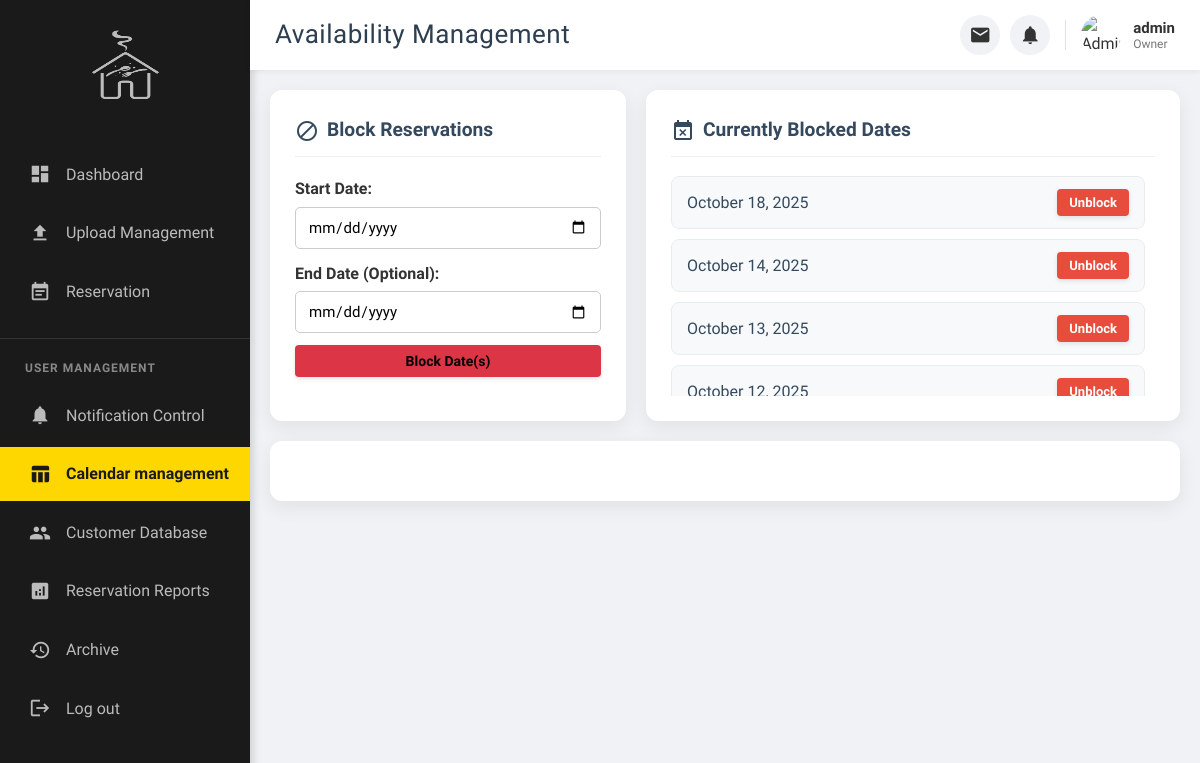
Screenshot of /table_management.php (signed in) with the database file from the repository.
### tables this page shows
CREATE TABLE `blocked_dates` (
  `id` int(11) NOT NULL,
  `block_date` date NOT NULL
);

### table_management.php (the view, shortened to what this page needs)
<?php
require_once 'db_connect.php';
$currentPage = basename($_SERVER['SCRIPT_NAME']);
$blocked_dates_list = [];
$sql_blocked_list = "SELECT id, block_date FROM blocked_dates ORDER BY block_date DESC";
if ($result = mysqli_query($link, $sql_blocked_list)) {
    while ($row = mysqli_fetch_assoc($result)) {
        $blocked_dates_list[] = $row;
    }
}
?>
<!DOCTYPE html>
<html lang="en">
<head>
    <link rel="stylesheet" href="CSS/admin.css">
    <link rel="stylesheet" href="https://cdnjs.cloudflare.com/ajax/libs/fullcalendar/3.10.2/fullcalendar.min.css" />
</head>
<body>
    <div class="page-wrapper">
        <?php
        if (isset($_SESSION['role']) && $_SESSION['role'] === 'manager') {
            include 'partials/manager_sidebar.php';
        } else {
        ?>
            <aside class="admin-sidebar">
                 <div class="sidebar-header"><img src="Tavern.png" alt="Home Icon" class="home-icon"></div>
                <nav>
                     <ul class="sidebar-menu">
                        <li class="menu-item <?php echo ($currentPage == 'admin.php') ? 'active' : ''; ?>"><a href="admin.php"><i class="material-icons">dashboard</i> Dashboard</a></li>
                         <li class="menu-item <?php echo ($currentPage == 'update.php') ? 'active' : ''; ?>"><a href="update.php"><i class="material-icons">file_upload</i> Upload Management</a></li>
                        <li class="menu-item <?php echo ($currentPage == 'reservation.php') ? 'active' : ''; ?>"><a href="reservation.php"><i class="material-icons">event_note</i> Reservation</a></li>
                    </ul>
                    <div class="user-management-title">User Management</div>
                    <ul class="sidebar-menu user-management-menu">
                       <li class="menu-item <?php echo ($currentPage == 'notification_control.php') ? 'active' : ''; ?>"><a href="notification_control.php"><i class="material-icons">notifications</i> Notification Control</a></li>
                        <li class="menu-item <?php echo ($currentPage == 'table_management.php') ? 'active' : ''; ?>"><a href="table_management.php"><i class="material-icons">table_chart</i>Calendar management</a></li>
                        <li class="menu-item <?php echo ($currentPage == 'customer_database.php') ? 'active' : ''; ?>"><a href="customer_database.php"><i class="material-icons">people</i> Customer Database</a></li>
                        <li class="menu-item <?php echo ($currentPage == 'reports.php') ? 'active' : ''; ?>"><a href="reports.php"><i class="material-icons">analytics</i>Reservation Reports</a></li>
                        <li class="menu-item <?php echo ($currentPage == 'deletion_history.php') ? 'active' : ''; ?>"><a href="deletion_history.php"><i class="material-icons">history</i>Archive</a></li>
                        <li class="menu-item"><a href="logout.php"><i class="material-icons">logout</i> Log out</a></li>
                    </ul>
                </nav>
            </aside>
        <?php
        }
        ?>
        <div class="admin-content-area">
            <header class="main-header">
                <div class="header-content">
                    <h1 class="header-page-title">Availability Management</h1>
                    <div class="admin-header-right">
    <div class="admin-notification-area">
        <div class="admin-notification-item">
            <button class="admin-notification-button" id="adminMessageBtn" title="Messages">
                <i class="material-icons">email</i>
            </button>
        </div>
        <div class="admin-notification-item">
            <button class="admin-notification-button" id="adminReservationBtn" title="Reservations">
                <i class="material-icons">notifications</i> <span class="admin-notification-badge" id="adminReservationCount" style="display: none;">0</span>
            </button>
        </div>
    </div>
    <div class="admin-profile-area">
        <?php $admin_avatar_path = isset($_SESSION['avatar']) && file_exists($_SESSION['avatar']) ? htmlspecialchars($_SESSION['avatar']) : 'images/default_avatar.png'; ?>
        <img src="<?php echo $admin_avatar_path; ?>" alt="Admin Avatar" class="admin-avatar">
        <div class="admin-user-info">
            <span class="admin-username"><?php echo htmlspecialchars($_SESSION['username']); ?></span>
            <span class="admin-role"><?php echo ucfirst(htmlspecialchars($_SESSION['role'])); ?></span>
        </div>
    </div>
</div>
                </div>
            </header>
            <main class="dashboard-main-content">
                <div class="management-grid">
                    <div class="block-date-form">
                        <h3><i class="material-icons" style="vertical-align: middle; margin-right: 8px;">block</i>Block Reservations</h3>
                        <form id="blockDateForm">
                            <div class="form-group">
                                <label for="block_date_start">Start Date:</label>
                                <input type="date" id="block_date_start" name="block_date_start" min="<?php echo date('Y-m-d'); ?>" required>
                            </div>
                            <div class="form-group">
                                <label for="block_date_end">End Date (Optional):</label>
                                <input type="date" id="block_date_end" name="block_date_end" min="<?php echo date('Y-m-d'); ?>">
                            </div>
                            <button type="submit" class="btn btn-primary" style="background-color:#dc3545; width: 100%;">Block Date(s)</button>
                        </form>
                    </div>
                    <div class="blocked-dates-list">
                        <h3><i class="material-icons" style="vertical-align: middle; margin-right: 8px;">event_busy</i>Currently Blocked Dates</h3>
                        <div id="blocked-dates-container">
                            <?php if (empty($blocked_dates_list)): ?>
                                <p>No dates are currently blocked.</p>
                            <?php else: ?>
                                <?php foreach ($blocked_dates_list as $date): ?>
                                    <div class="blocked-date-item" data-id="<?php echo $date['id']; ?>">
                                        <span><?php echo htmlspecialchars(date('F j, Y', strtotime($date['block_date']))); ?></span>
                                        <button class="btn btn-small unblock-date-btn">Unblock</button>
                                    </div>
                                <?php endforeach; ?>
                            <?php endif; ?>
                        </div>
                    </div>
                </div>
                <div class="calendar-container"><div id="calendar"></div></div>
            </main>
        </div>
    </div>
</body>
</html>

### CSS/admin.css (style rules this page uses)
body { font-family: 'Mada', sans-serif; margin: 0; background-color: #f0f2f5; color: #333; min-height: 100vh; line-height: 1.6; }
.page-wrapper { display: flex; min-height: 100vh; width: 100%; }
.admin-sidebar { width: 250px; background-color: #1a1a1a; color: #bbb; font-family: 'Mada', sans-serif; padding: 20px 0; box-shadow: 3px 0 8px rgba(0, 0, 0, 0.15); display: flex; flex-direction: column; position: fixed; height: 100%; left: 0; top: 0; z-index: 900; transition: background-color 0.3s ease; }
.sidebar-header { text-align: center; margin-bottom: 30px; padding: 10px 0; }
.sidebar-header .home-icon { width: 70px; height: 70px; filter: invert(90%); opacity: 0.8; }
.sidebar-menu { list-style: none; padding: 0; margin: 0; }
.sidebar-menu .menu-item { margin-bottom: 5px; }
.sidebar-menu .menu-item a { display: flex; align-items: center; padding: 14px 25px; color: #bbb; text-decoration: none; transition: background-color 0.3s ease, color 0.3s ease; font-size: 16px; font-weight: 500; border-left: 4px solid transparent; white-space: nowrap; overflow: hidden; text-overflow: ellipsis; }
.sidebar-menu .menu-item a .material-icons { margin-right: 15px; font-size: 22px; color: #bbb; transition: color 0.3s ease; }
.sidebar-menu .menu-item.active a { background-color: #FFD700; color: #1a1a1a; border-left-color: transparent; font-weight: 700; }
.sidebar-menu .menu-item.active a .material-icons { color: #1a1a1a; }
.user-management-title { color: #888; font-size: 12px; font-weight: 600; text-transform: uppercase; letter-spacing: 1px; padding: 20px 25px 10px; margin-top: 20px; border-top: 1px solid #333; }
.admin-content-area { flex-grow: 1; margin-left: 250px; padding: 0; padding-top: 70px; }
.main-header { background-color: #fff; color: #333; padding: 0; display: flex; justify-content: center; align-items: center; box-shadow: 0 2px 5px rgba(0, 0, 0, 0.05); position: fixed; width: calc(100% - 250px); top: 0; right: 0; z-index: 950; height: 70px; box-sizing: border-box; }
.header-content { display: flex; justify-content: space-between; align-items: center; width: 100%; padding: 0 25px; gap: 15px; }
.header-page-title { font-family: 'Madimi One', sans-serif; font-size: 26px; color: #2c3e50; margin: 0; font-weight: 400; letter-spacing: 0.5px; }
.admin-header-right { display: flex; align-items: center; gap: 15px; }
.admin-profile-area { display: flex; align-items: center; gap: 12px; }
.admin-avatar { width: 40px; height: 40px; border-radius: 50%; object-fit: cover; }
.admin-user-info { display: flex; flex-direction: column; align-items: flex-start; line-height: 1.2; }
.admin-username { font-weight: 600; font-size: 15px; color: #333; }
.admin-role { font-size: 12px; color: #777; text-transform: capitalize; }
.dashboard-main-content { padding: 20px; }
#calendar { min-height: auto; border: none; display: block; padding: 10px; }
.btn { padding: 8px 16px; border-radius: 4px; font-size: 14px; cursor: pointer; transition: background-color 0.3s ease, transform 0.2s ease, box-shadow 0.2s ease; border: none; margin-right: 5px; box-shadow: 0 2px 5px rgba(0,0,0,0.1); text-decoration: none; display: inline-flex; align-items: center; justify-content: center; font-family: 'Mada', sans-serif; font-weight: 600; }
.btn:last-child { margin-right: 0; }
.btn.btn-small { padding: 6px 12px; font-size: 13px; }
.form-group { margin-bottom: 12px; }
.form-group label { display: block; margin-bottom: 5px; font-weight: 600; color: #333; }
.form-group input, .form-group select, .form-group textarea { width: 100%; padding: 10px 12px; border: 1px solid #ccc; border-radius: 5px; font-size: 15px; box-sizing: border-box; transition: border-color 0.3s ease, box-shadow 0.3s ease; font-family: 'Mada', sans-serif; }
.admin-notification-area { display: flex; align-items: center; gap: 10px; }
.admin-notification-item { position: relative; }
.admin-notification-button { background-color: #f0f2f5; border: none; width: 40px; height: 40px; border-radius: 50%; display: flex; align-items: center; justify-content: center; cursor: pointer; transition: background-color 0.3s ease; }
.admin-notification-button .material-icons { color: #333; font-size: 22px; }

### rows the page displays
blocked_dates: block_date "October 18, 2025"
blocked_dates: block_date "October 14, 2025"
blocked_dates: block_date "October 13, 2025"
blocked_dates: block_date "October 12, 2025"

### other values shown
$_SESSION['username'] "admin"
$_SESSION['role'] "Owner"
